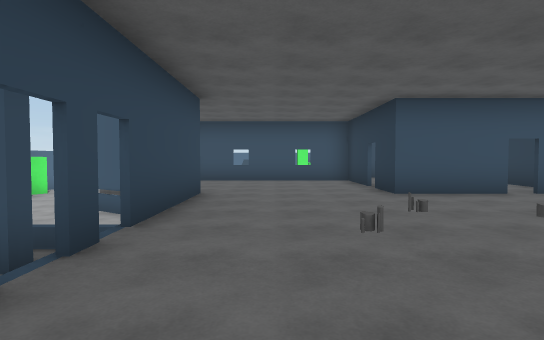
[1] (above)

24 first-person views from a walk through a Unity game level. The camera is 1.4 m above the floor, tilts 2° down and sees 80° across. The floor is counted in squares, 2 m on a side. Each view is taken from the middle of a square. On the plan, view 1 faces up. The plan holds only what a view shows up to about 10 squares ahead; the rest is blank. The place goes on beyond the plan. The player character is not drawn. Some surface patterns are stand-ins.

[2]
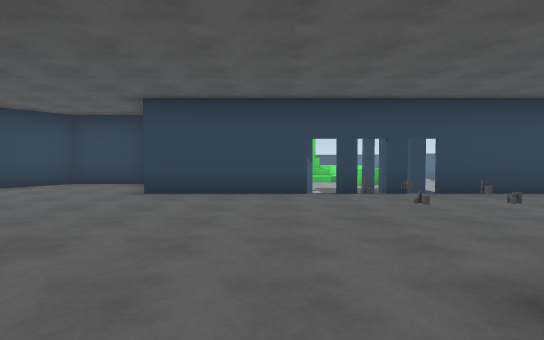

[3]
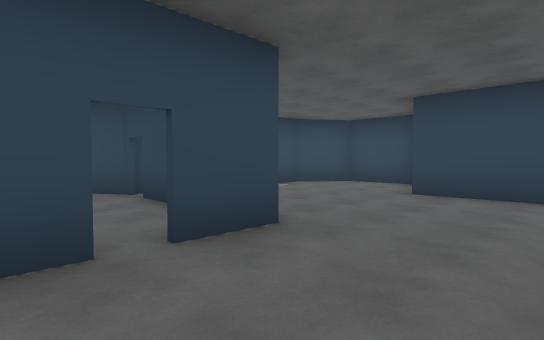

[4]
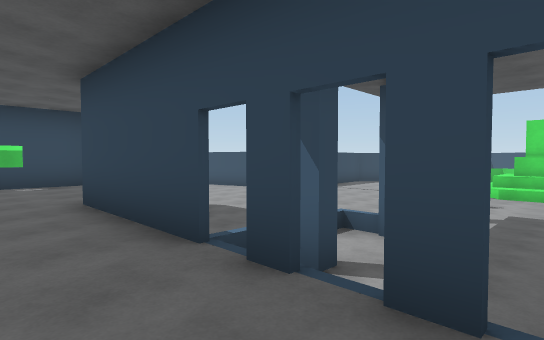

[5]
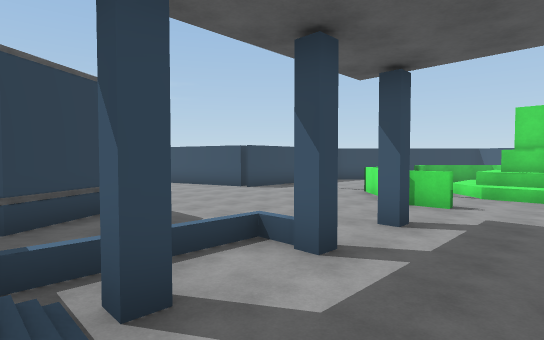

[6]
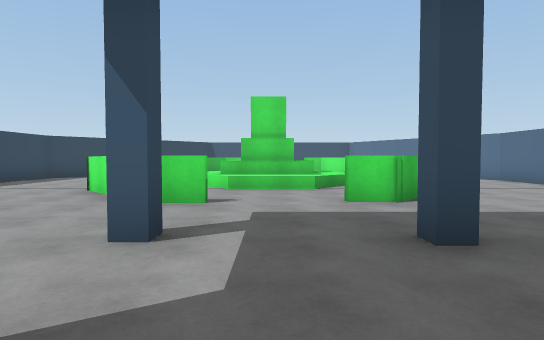

[7]
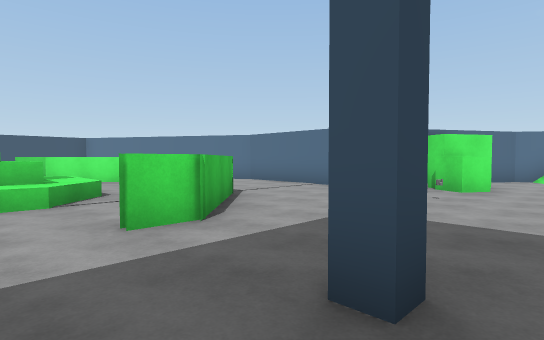

[8]
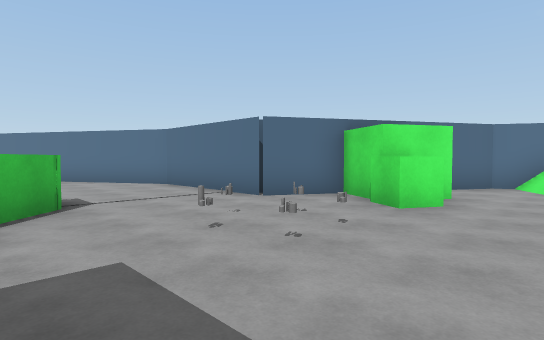

[9]
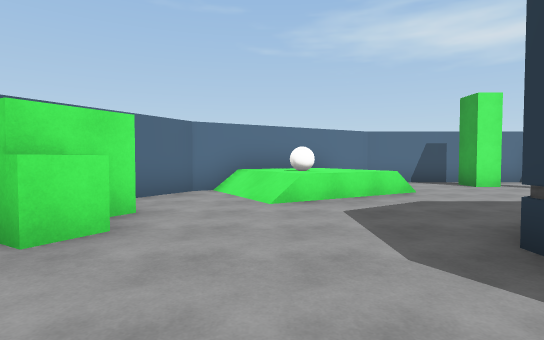

[10]
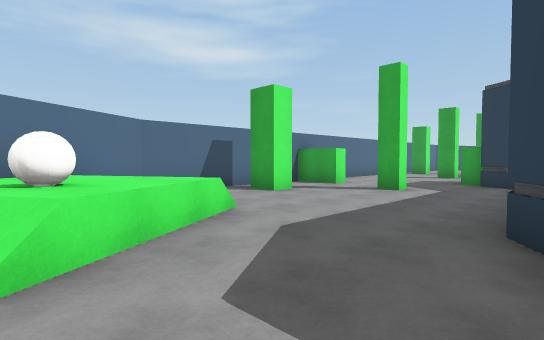

[11]
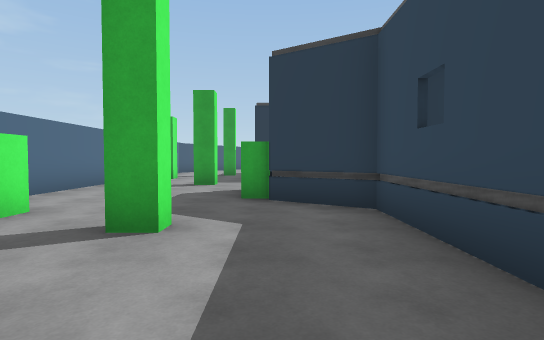

[12]
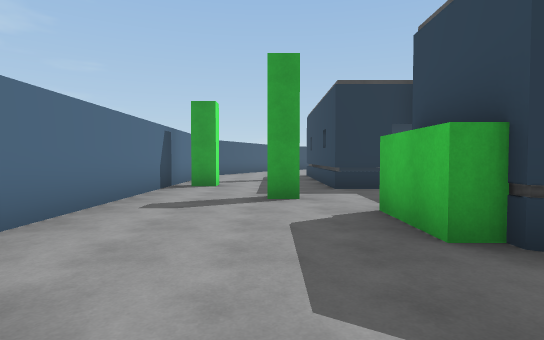

[13]
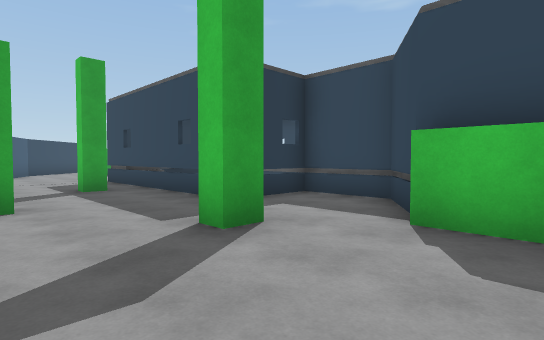

[14]
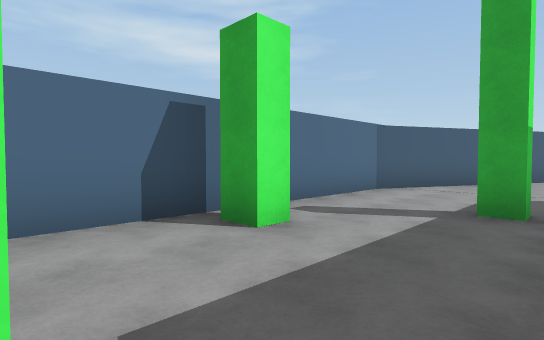

[15]
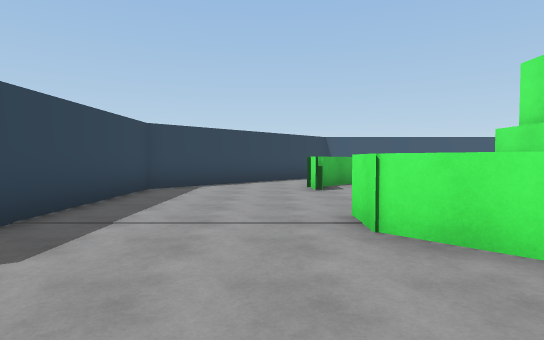

[16]
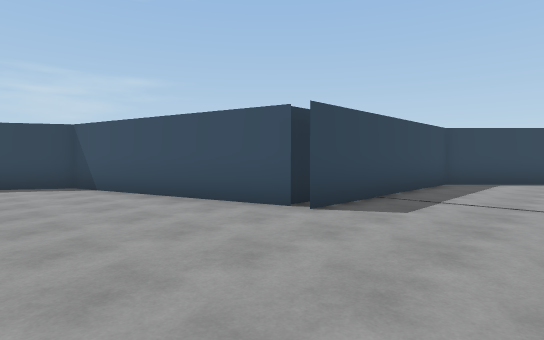

[17]
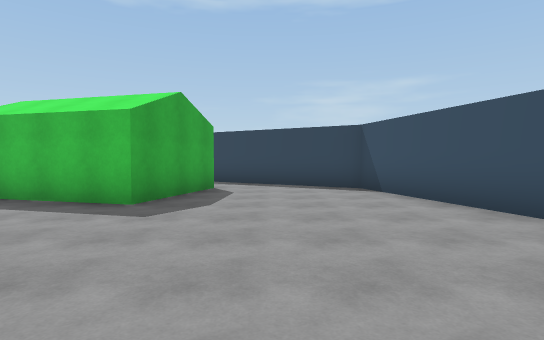

[18]
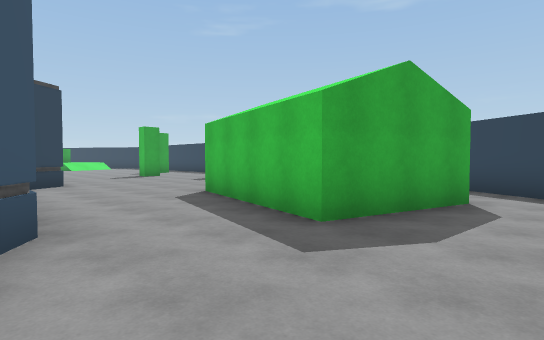

[19]
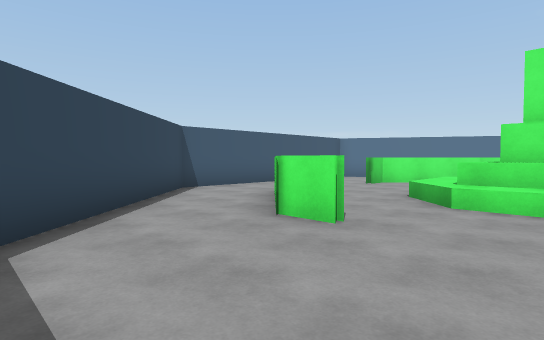

[20]
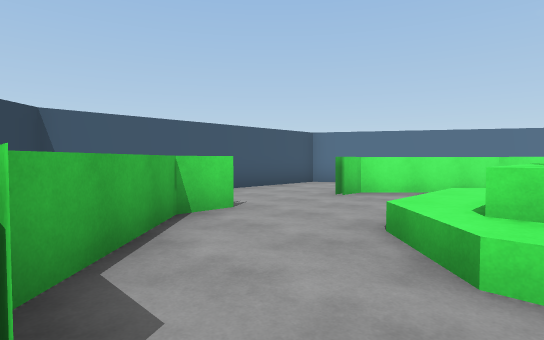

[21]
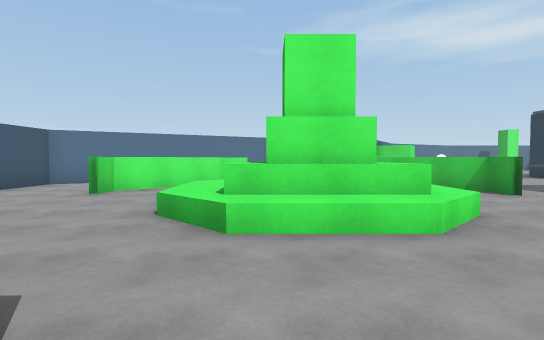

[22]
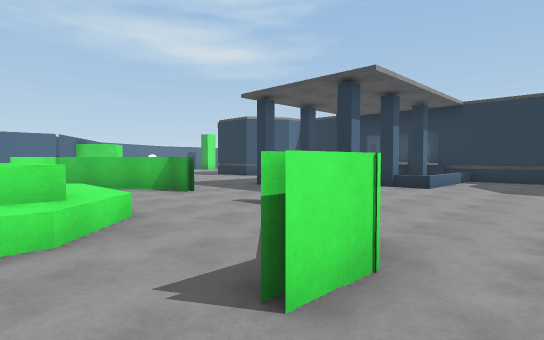

[23]
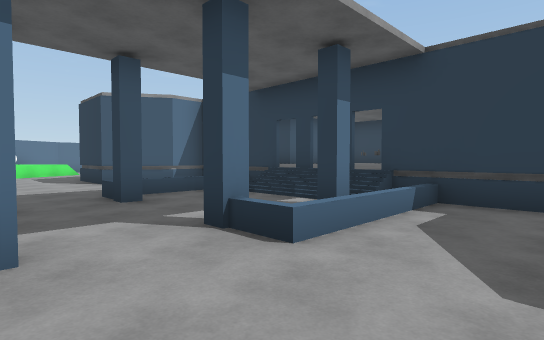

[24]
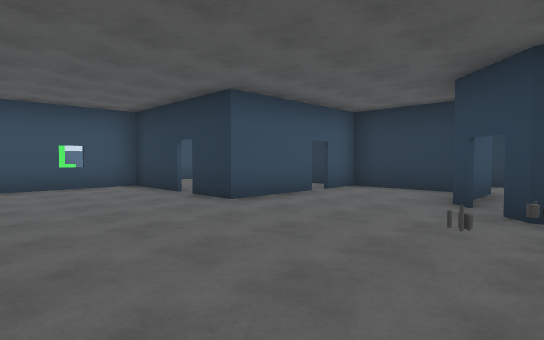

### Floor plan
Key: @ floor where view 1 was taken; # wall or solid block; . main floor; : floor 1 m higher than the main floor; / step, stairs or slope; = window, fence, low wall or low ledge; ^ raised ledge; P pillar; H house; B ball; O other object.
Columns run from 20 left of view 1 to 19 right of it. Each row starts with its distance up from view 1.
 17                  ###################
 16               ### ....P......P.....###
 15             ###:/ .P..................##
 14            ##/:B//.........P....P......
 13            #../:/....P...........##
 12             ../........##P#..#####
 11           #OO....##.#.##  ####
 10      ######.O...##::::#:  # #
  9    ###..........# ::::#:  #
  8    #........=...# ::::::  #
  7 ### ........=...###::::##:#
  6 #.  #^  ##........#:::::::#
  5 #. ##..  #^.....  #:::::::#
  4 #..#..OO..#..P.P.P#::::::##
  3 #....OOOO........./::=:::::
  2 #....OPPO.........=::==:
  1 #....OOPO....P.P.P#::=:::
  0 #..#..OO..#....===#:@:::::
 -1 #..##....##.......#:::::::
 -2 ##..##...#.......##:::##:#
 -3  ##.............##::::#::
 -4   ##............#:::::#::
 -5    ##...........#:::: #::
 -6     #######.....###:# ##
 -7           #............#
 -8           ##...........##
 -9            #....H........
-10            #....HHHHH....
-11            #....HHHH ...
-12            ##...H
-13             ###..
-14               ###

Where each view was taken, in squares from view 1:
view 1: 0 up, 0 right, facing up
view 2: 0 up, 5 right, facing left
view 3: 0 up, 5 right, facing down-left
view 4: 3 up, 0 right, facing down-left
view 5: 3 up, 2 left, facing down-left
view 6: 2 up, 4 left, facing left
view 7: 2 up, 6 left, facing up-left
view 8: 5 up, 6 left, facing up-left
view 9: 7 up, 6 left, facing up
view 10: 10 up, 6 left, facing up-right
view 11: 12 up, 2 left, facing right
view 12: 14 up, 1 right, facing right
view 13: 16 up, 4 right, facing down-right
view 14: 13 up, 7 right, facing up-right
view 15: 3 down, 8 left, facing left
view 16: 3 down, 6 left, facing down-left
view 17: 4 down, 6 left, facing down
view 18: 6 down, 6 left, facing down-right
view 19: 5 down, 13 left, facing up-left
view 20: 2 down, 14 left, facing up-left
view 21: 3 down, 14 left, facing up
view 22: 3 down, 13 left, facing up-right
view 23: 2 down, 7 left, facing up-right
view 24: 2 up, 1 left, facing up-right
